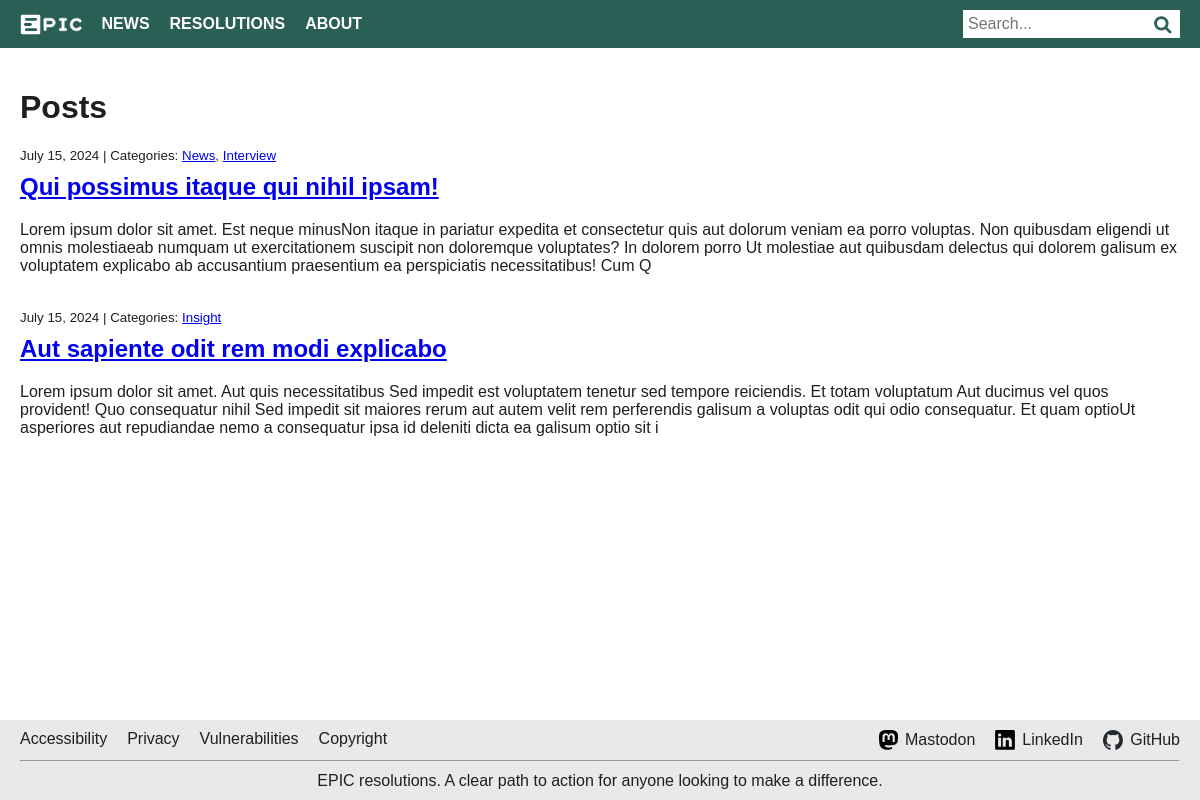
Page /posts/post-list on the committed database.
### posts/models.py (models this page shows, shortened)
class Post(models.Model):
    title = models.CharField(max_length=100)
    content = models.TextField()
    created_on = models.DateTimeField(auto_now_add=True)
    last_modified = models.DateTimeField(auto_now=True)
    categories = models.ManyToManyField("Category", related_name="posts")
    slug = models.SlugField(null=True)
    class Meta:
        ordering = ['-created_on']

class Category(models.Model):
    name = models.CharField(max_length=30)
    class Meta:
        verbose_name_plural = "categories"

### posts/views.py (the view)
# urls.py: path("post-list", PostListView.as_view(), name="post_list"),
class PostListView(ListView):
    model = Post
    template_name = "posts/post-list.html"

### posts/templates/posts/post-list.html
{% extends "base.html" %}
{% block content %}
<div class="content-container">
    <h1>Posts</h1>
    {% for post in object_list %}
    <div style="margin-bottom: 35px;">
        <small style="display: block; margin-bottom: -10px;">
            {{ post.created_on | date:"F d, Y" }} | Categories:
            {% for category in post.categories.all %}
            <a href="{% url 'posts:category_filter' category.pk %}">{{ category.name }}</a>{% if not forloop.last %},
            {% endif %}
            {% endfor %}
        </small>
        <h2><a href="{% url 'posts:post_detail' post.slug %}">{{ post.title }}</a></h2>
        <p>{{ post.content | striptags | safe | slice:":400" }}</p>
    </div>
    {% endfor %}
</div>
{% endblock %}

### config/static/css/style.css (style rules this page uses)
:root { --primary-color: rgb(255, 255, 255); --secondary-color: rgb(34, 30, 31); --tertiary-color: rgb(170, 191, 170); --quaternary-color: rgb(42, 95, 85); --quinary-color: rgb(233, 233, 233); }
html { height: 100%; font-size: 16px; overflow-y: scroll; }
body { display: flex; flex-direction: column; min-height: 100vh; margin: 0; padding: 0; box-sizing: border-box; font-family: Arial, Helvetica, sans-serif; }
*, *::before, *::after { box-sizing: inherit; }
h1, h2, h3, p, small, .foreground-text { color: var(--secondary-color); }
.content-container { padding: 20px; }

### rows in the picture
Post: created_on "July 15, 2024", title "Qui possimus itaque qui nihil ipsam!", content "Lorem ipsum dolor sit amet. Est neque minusNon itaque in pariatur expedita et consectetur quis aut dolorum veniam ea porro voluptas. Non quibusdam eligendi ut omnis molestiaeab numquam ut exercitationem suscipit non doloremque voluptates? In dolorem porro Ut molestiae aut quibusdam delectus qui dolorem galisum ex voluptatem explicabo ab accusantium praesentium ea perspiciatis necessitatibus! Cum Q"
Category: name "News"
Category: name "Interview"
Post: created_on "July 15, 2024", title "Aut sapiente odit rem modi explicabo", content "Lorem ipsum dolor sit amet. Aut quis necessitatibus Sed impedit est voluptatem tenetur sed tempore reiciendis. Et totam voluptatum Aut ducimus vel quos provident! Quo consequatur nihil Sed impedit sit maiores rerum aut autem velit rem perferendis galisum a voluptas odit qui odio consequatur. Et quam optioUt asperiores aut repudiandae nemo a consequatur ipsa id deleniti dicta ea galisum optio sit i"
Category: name "Insight"
